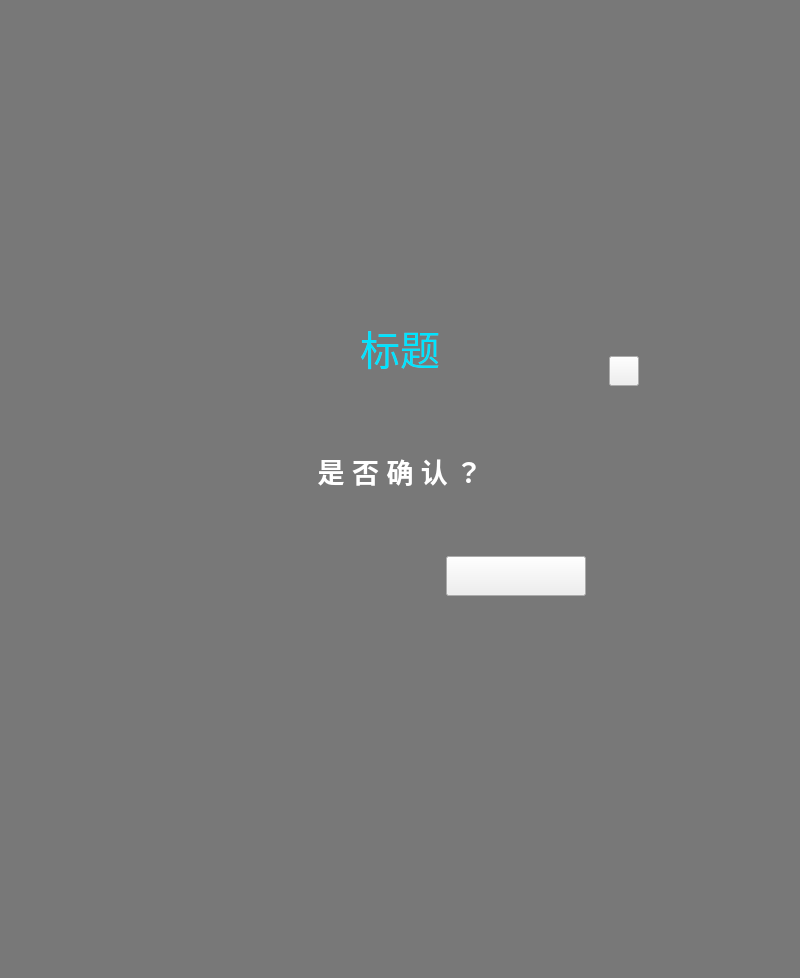
<?xml version="1.0" encoding="UTF-8"?>
<ui version="4.0">
 <class>MessageDialog</class>
 <widget class="QDialog" name="MessageDialog">
  <property name="geometry">
   <rect>
    <x>0</x>
    <y>0</y>
    <width>800</width>
    <height>978</height>
   </rect>
  </property>
  <property name="windowTitle">
   <string>Dialog</string>
  </property>
  <property name="styleSheet">
   <string notr="true"/>
  </property>
  <widget class="QWidget" name="widget_msgbox" native="true">
   <property name="enabled">
    <bool>true</bool>
   </property>
   <property name="geometry">
    <rect>
     <x>0</x>
     <y>0</y>
     <width>800</width>
     <height>978</height>
    </rect>
   </property>
   <property name="focusPolicy">
    <enum>Qt::NoFocus</enum>
   </property>
   <property name="styleSheet">
    <string notr="true">#widget_msgbox{background-color: rgba(0, 0, 0, 0.5);}</string>
   </property>
   <widget class="QWidget" name="centralWidget" native="true">
    <property name="geometry">
     <rect>
      <x>124</x>
      <y>316</y>
      <width>552</width>
      <height>345</height>
     </rect>
    </property>
    <property name="font">
     <font>
      <pointsize>20</pointsize>
     </font>
    </property>
    <property name="focusPolicy">
     <enum>Qt::NoFocus</enum>
    </property>
    <property name="styleSheet">
     <string notr="true">#centralWidget{image: url(:/3实时登机/Images/3实时登机/弹窗/小弹窗BG.png);}
</string>
    </property>
    <widget class="QLabel" name="label_txt">
     <property name="geometry">
      <rect>
       <x>0</x>
       <y>80</y>
       <width>552</width>
       <height>150</height>
      </rect>
     </property>
     <property name="font">
      <font>
       <family>Ubuntu</family>
       <pointsize>20</pointsize>
       <weight>75</weight>
       <italic>false</italic>
       <bold>true</bold>
       <kerning>true</kerning>
      </font>
     </property>
     <property name="focusPolicy">
      <enum>Qt::NoFocus</enum>
     </property>
     <property name="styleSheet">
      <string notr="true">color: rgb(255, 255, 255);</string>
     </property>
     <property name="text">
      <string>是 否 确 认 ？</string>
     </property>
     <property name="textFormat">
      <enum>Qt::AutoText</enum>
     </property>
     <property name="scaledContents">
      <bool>false</bool>
     </property>
     <property name="alignment">
      <set>Qt::AlignCenter</set>
     </property>
    </widget>
    <widget class="QPushButton" name="pushButton_YES">
     <property name="geometry">
      <rect>
       <x>322</x>
       <y>240</y>
       <width>140</width>
       <height>40</height>
      </rect>
     </property>
     <property name="focusPolicy">
      <enum>Qt::NoFocus</enum>
     </property>
     <property name="styleSheet">
      <string notr="true">QPushButton{border-image: url(:/2系统首页/Images/2系统首页/弹窗/确--认-拷贝.png);}
QPushButton:pressed{border-image: url(:/2系统首页/Images/2系统首页/弹窗/确--认-拷贝-2.png);}
</string>
     </property>
     <property name="text">
      <string/>
     </property>
     <property name="iconSize">
      <size>
       <width>140</width>
       <height>40</height>
      </size>
     </property>
    </widget>
    <widget class="QPushButton" name="pushButton_X">
     <property name="geometry">
      <rect>
       <x>485</x>
       <y>40</y>
       <width>30</width>
       <height>30</height>
      </rect>
     </property>
     <property name="focusPolicy">
      <enum>Qt::NoFocus</enum>
     </property>
     <property name="styleSheet">
      <string notr="true">QPushButton{border-image: url(:/2系统首页/Images/2系统首页/弹窗/关--闭-拷贝.png);}
QPushButton:pressed{border-image: url(:/2系统首页/Images/2系统首页/弹窗/关--闭-拷贝-按下.png);}</string>
     </property>
     <property name="text">
      <string/>
     </property>
     <property name="iconSize">
      <size>
       <width>29</width>
       <height>29</height>
      </size>
     </property>
    </widget>
    <widget class="QPushButton" name="pushButton_NO">
     <property name="geometry">
      <rect>
       <x>90</x>
       <y>240</y>
       <width>140</width>
       <height>40</height>
      </rect>
     </property>
     <property name="focusPolicy">
      <enum>Qt::NoFocus</enum>
     </property>
     <property name="styleSheet">
      <string notr="true">QPushButton{border:0;image: url(:/2系统首页/Images/2系统首页/弹窗/取消-拷贝.png);}
QPushButton:pressed{image: url(:/2系统首页/Images/2系统首页/弹窗/取消-拷贝-2.png);}
</string>
     </property>
     <property name="text">
      <string/>
     </property>
     <property name="iconSize">
      <size>
       <width>140</width>
       <height>40</height>
      </size>
     </property>
    </widget>
    <widget class="QLabel" name="label_title">
     <property name="geometry">
      <rect>
       <x>76</x>
       <y>0</y>
       <width>400</width>
       <height>62</height>
      </rect>
     </property>
     <property name="font">
      <font>
       <pointsize>30</pointsize>
      </font>
     </property>
     <property name="styleSheet">
      <string notr="true">color: rgb(0, 228, 255);</string>
     </property>
     <property name="text">
      <string>标题</string>
     </property>
     <property name="alignment">
      <set>Qt::AlignCenter</set>
     </property>
    </widget>
    <zorder>label_txt</zorder>
    <zorder>pushButton_YES</zorder>
    <zorder>pushButton_NO</zorder>
    <zorder>label_title</zorder>
    <zorder>pushButton_X</zorder>
   </widget>
  </widget>
 </widget>
 <resources/>
 <connections/>
</ui>
